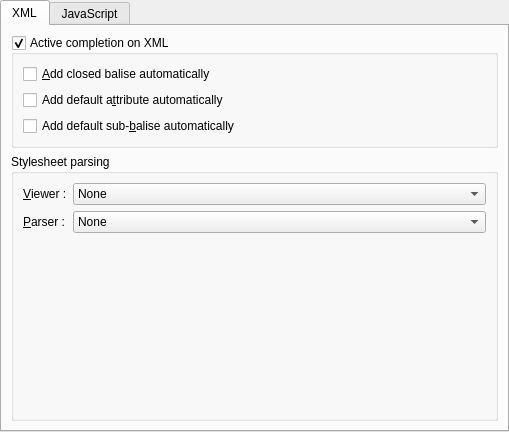
<?xml version="1.0" encoding="UTF-8"?>
<ui version="4.0">
 <class>WebPluginForm</class>
 <widget class="QWidget" name="WebPluginForm">
  <property name="geometry">
   <rect>
    <x>0</x>
    <y>0</y>
    <width>509</width>
    <height>432</height>
   </rect>
  </property>
  <property name="windowTitle">
   <string>Customize Web Plugin</string>
  </property>
  <layout class="QGridLayout" name="gridLayout">
   <property name="margin">
    <number>0</number>
   </property>
   <item row="0" column="0">
    <widget class="QTabWidget" name="tabWidget">
     <property name="currentIndex">
      <number>0</number>
     </property>
     <widget class="QWidget" name="tab">
      <attribute name="title">
       <string>XML</string>
      </attribute>
      <layout class="QVBoxLayout" name="verticalLayout_2">
       <item>
        <widget class="QGroupBox" name="m_activeXmlGroupBox">
         <property name="title">
          <string>Active completion on XML</string>
         </property>
         <property name="checkable">
          <bool>true</bool>
         </property>
         <layout class="QFormLayout" name="formLayout">
          <property name="fieldGrowthPolicy">
           <enum>QFormLayout::ExpandingFieldsGrow</enum>
          </property>
          <property name="labelAlignment">
           <set>Qt::AlignLeading|Qt::AlignLeft|Qt::AlignVCenter</set>
          </property>
          <item row="0" column="0">
           <widget class="QCheckBox" name="m_addClosedBaliseCheckBox">
            <property name="text">
             <string>&amp;Add closed balise automatically</string>
            </property>
           </widget>
          </item>
          <item row="1" column="0">
           <widget class="QCheckBox" name="m_addDefaultAttributeCheckBox">
            <property name="text">
             <string>Add default a&amp;ttribute automatically</string>
            </property>
           </widget>
          </item>
          <item row="2" column="0">
           <widget class="QCheckBox" name="m_addDefaultSubBaliseCheckBox">
            <property name="text">
             <string>Add default sub-&amp;balise automatically</string>
            </property>
           </widget>
          </item>
         </layout>
        </widget>
       </item>
       <item>
        <widget class="QGroupBox" name="groupBox">
         <property name="title">
          <string>Stylesheet parsing</string>
         </property>
         <layout class="QFormLayout" name="formLayout_4">
          <property name="fieldGrowthPolicy">
           <enum>QFormLayout::AllNonFixedFieldsGrow</enum>
          </property>
          <item row="0" column="0">
           <widget class="QLabel" name="label_2">
            <property name="text">
             <string>&amp;Viewer :</string>
            </property>
            <property name="buddy">
             <cstring>m_viewerComboBox</cstring>
            </property>
           </widget>
          </item>
          <item row="0" column="1">
           <widget class="QComboBox" name="m_viewerComboBox">
            <item>
             <property name="text">
              <string>None</string>
             </property>
            </item>
            <item>
             <property name="text">
              <string>Internal Viewer (Webkit)</string>
             </property>
            </item>
            <item>
             <property name="text">
              <string>External brownser</string>
             </property>
            </item>
           </widget>
          </item>
          <item row="1" column="0">
           <widget class="QLabel" name="label">
            <property name="text">
             <string>&amp;Parser :</string>
            </property>
            <property name="buddy">
             <cstring>m_parserComboBox</cstring>
            </property>
           </widget>
          </item>
          <item row="1" column="1">
           <widget class="QComboBox" name="m_parserComboBox">
            <item>
             <property name="text">
              <string>None</string>
             </property>
            </item>
            <item>
             <property name="text">
              <string>Oracle Parser</string>
             </property>
            </item>
            <item>
             <property name="text">
              <string>Xsltproc Parser</string>
             </property>
            </item>
            <item>
             <property name="text">
              <string>Internal Parser (experimental)</string>
             </property>
            </item>
           </widget>
          </item>
          <item row="3" column="0" colspan="2">
           <widget class="QStackedWidget" name="parserOptionsWidget">
            <property name="currentIndex">
             <number>0</number>
            </property>
            <widget class="QWidget" name="page"/>
            <widget class="QWidget" name="pageOracleParser">
             <layout class="QFormLayout" name="formLayout_3">
              <property name="fieldGrowthPolicy">
               <enum>QFormLayout::AllNonFixedFieldsGrow</enum>
              </property>
              <property name="margin">
               <number>0</number>
              </property>
              <item row="0" column="0">
               <widget class="QLabel" name="label_9">
                <property name="text">
                 <string>Class &amp;Path :</string>
                </property>
                <property name="buddy">
                 <cstring>m_classPathEdit</cstring>
                </property>
               </widget>
              </item>
              <item row="1" column="0">
               <widget class="QLabel" name="label_4">
                <property name="text">
                 <string>&amp;Main class :</string>
                </property>
                <property name="buddy">
                 <cstring>m_mainClassEdit</cstring>
                </property>
               </widget>
              </item>
              <item row="1" column="1">
               <widget class="QLineEdit" name="m_mainClassEdit"/>
              </item>
              <item row="0" column="1">
               <widget class="QLineEdit" name="m_classPathEdit"/>
              </item>
             </layout>
            </widget>
            <widget class="QWidget" name="pageXsltprocParser">
             <layout class="QFormLayout" name="formLayout_5">
              <property name="fieldGrowthPolicy">
               <enum>QFormLayout::AllNonFixedFieldsGrow</enum>
              </property>
              <property name="margin">
               <number>0</number>
              </property>
             </layout>
            </widget>
            <widget class="QWidget" name="pageInternalParser">
             <layout class="QGridLayout" name="gridLayout_2">
              <item row="0" column="0">
               <widget class="QLabel" name="label_7">
                <property name="text">
                 <string>&lt;!DOCTYPE HTML PUBLIC &quot;-//W3C//DTD HTML 4.0//EN&quot; &quot;http://www.w3.org/TR/REC-html40/strict.dtd&quot;&gt;
&lt;html&gt;&lt;head&gt;&lt;meta name=&quot;qrichtext&quot; content=&quot;1&quot; /&gt;&lt;style type=&quot;text/css&quot;&gt;
p, li { white-space: pre-wrap; }
&lt;/style&gt;&lt;/head&gt;&lt;body style=&quot; font-family:'MS Shell Dlg 2'; font-size:8.25pt; font-weight:400; font-style:normal;&quot;&gt;
&lt;p style=&quot; margin-top:0px; margin-bottom:0px; margin-left:0px; margin-right:0px; -qt-block-indent:0; text-indent:0px;&quot;&gt;&lt;span style=&quot; font-size:8pt; font-style:italic;&quot;&gt;This parser is really experimental in XINX and probably not work. No correction will be made, in this parser. This parser use the XmlPattern module of Nokia/Qt.&lt;/span&gt;&lt;/p&gt;&lt;/body&gt;&lt;/html&gt;</string>
                </property>
                <property name="wordWrap">
                 <bool>true</bool>
                </property>
               </widget>
              </item>
             </layout>
            </widget>
           </widget>
          </item>
         </layout>
        </widget>
       </item>
      </layout>
     </widget>
     <widget class="QWidget" name="tab_2">
      <attribute name="title">
       <string>JavaScript</string>
      </attribute>
      <layout class="QGridLayout" name="gridLayout_3">
       <item row="0" column="0">
        <widget class="QGroupBox" name="m_javaScriptGroupBox">
         <property name="title">
          <string>Active completion on JavaScript</string>
         </property>
         <property name="flat">
          <bool>false</bool>
         </property>
         <property name="checkable">
          <bool>true</bool>
         </property>
         <layout class="QFormLayout" name="formLayout_2">
          <item row="0" column="0">
           <widget class="QCheckBox" name="checkBox_4">
            <property name="enabled">
             <bool>false</bool>
            </property>
            <property name="text">
             <string>Auto close bracket</string>
            </property>
           </widget>
          </item>
         </layout>
        </widget>
       </item>
      </layout>
     </widget>
    </widget>
   </item>
  </layout>
 </widget>
 <resources/>
 <connections>
  <connection>
   <sender>m_parserComboBox</sender>
   <signal>currentIndexChanged(int)</signal>
   <receiver>parserOptionsWidget</receiver>
   <slot>setCurrentIndex(int)</slot>
   <hints>
    <hint type="sourcelabel">
     <x>128</x>
     <y>293</y>
    </hint>
    <hint type="destinationlabel">
     <x>129</x>
     <y>327</y>
    </hint>
   </hints>
  </connection>
 </connections>
</ui>
